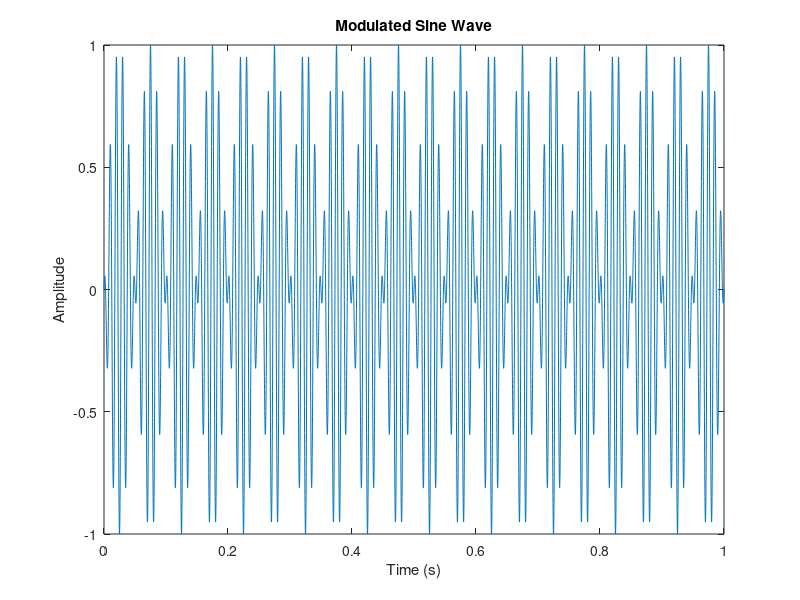

The MATLAB script that drew this image:
clc;
clear all;

Fs = 10000;
ts = 1/Fs;
Fs_slower = 150;
t = 0:1/Fs:1;
t_slower = 0:1/Fs_slower:1;
f = 10;
m = sin(2*pi*f*t);
m2 = cos(2*pi*f*t);
m3 = sawtooth(2*pi*f*t);
m4 = square(2*pi*f*t);

sin_saw5 = sin(2*pi*f*t) - (1/2)*sin(4*pi*f*t) +(1/3)*sin(6*pi*f*t) - (1/4)*sin(8*pi*f*t) + (1/5)*sin(10*pi*f*t);
sin_saw7 = sin(2*pi*f*t + 0.5) - (1/2)*sin(4*pi*f*t + 0.5) +(1/3)*sin(6*pi*f*t + 0.5) - (1/4)*sin(8*pi*f*t + 0.5) + (1/5)*sin(10*pi*f*t + 0.5) - (1/6)*sin(12*pi*f*t + 0.5) + (1/7)*sin(14*pi*f*t + 0.5);

sin_square7 = sin(2*pi*f*t) +(1/3)*sin(6*pi*f*t) + (1/5)*sin(10*pi*f*t) + (1/7)*sin(14*pi*f*t) +(1/9)*sin(18*pi*f*t) ;
sin_square7s = sin(2*pi*f*t_slower) +(1/3)*sin(6*pi*f*t_slower) + (1/5)*sin(10*pi*f*t_slower) + (1/7)*sin(14*pi*f*t_slower) +(1/9)*sin(18*pi*f*t_slower) ;



X5th = fftshift(fft(sin_saw5));
X5thMag = abs(X5th);
X7th = fftshift(fft(sin_saw7));
X7thMag = abs(X7th);

X7thSQ = fftshift(fft(sin_square7));
X7thSQMag = abs(X7thSQ);

X = fftshift(fft(m));
XMag = abs(X);

X2 = fftshift(fft(m2));
XMag2 = abs(X2);

X3 = fftshift(fft(m3));
XMag3 = abs(X3);


X4 = fftshift(fft(m3));
XMag4 = abs(X4);

df = -Fs/2:1:Fs/2;

fc = 100; 
m_am = (m).*cos(2*pi*fc*t);
Lfft = length(t);
Lfft=2^ceil(log2(Lfft));
M_am=fftshift(fft(m_am,Lfft));
freqs=(-Lfft/2:Lfft/2-1)/(Lfft*ts);


figure, plot(t, m_am);
title('Modulated Sine Wave');
xlabel('Time (s)');
ylabel('Amplitude');
%{
figure, plot(freqs, abs(M_am));
title('Modulated Square Wave - Frequency');
xlabel('Frequency (Hz)');
ylabel('Amplitude');



figure(1)
subplot(121); plot(t_slower,sin_square7s);
title('Square Harmonic Synthesis: 9th Harmonic 150Hz');
xlabel('Time (s)');
ylabel('Amplitude');

subplot(122); plot(t,sin_square7);
title('Square Harmonic Synthesis: 9th Harmonic 300Hz');
xlabel('Time (s)');
ylabel('Amplitude');

figure(2)
subplot(121); plot(df,abs(X5thMag));
title('Sawtooth Harmonic Synthesis: 5th Harmonic');
xlabel('Frequency (Hz)');
ylabel('Amplitude');

subplot(122); plot(df,abs(X7thMag));
title('Sawtooth Harmonic Synthesis: 7th Harmonic');
xlabel('Frequency (Hz)');
ylabel('Amplitude');








figure, plot(df,XMag3);
title('Sawtooth - Frequency')
xlabel('Frequency (Hz)');
ylabel('Amplitude');

figure(1)
subplot(221); plot(t,m) 
title('Sine')
xlabel('Time (s)');
ylabel('Amplitude');


subplot(222); plot(t,m2)
title('Cosine')
xlabel('Time (s)');
ylabel('Amplitude');

subplot(223); plot(t, m3)
title('Sawtooth')
xlabel('Time (s)');
ylabel('Amplitude');

subplot(224); plot(t, m4)
title('Square')
xlabel('Time (s)');
ylabel('Amplitude');
%%%%%%%%%%%%%%%%%%%%

figure(2)
subplot(221); plot(df,XMag) 
title('Sine - Frequency')
xlabel('Frequency (Hz)');
ylabel('Amplitude');

subplot(222); plot(df,XMag2)
title('Cosine - Frequency')
xlabel('Frequency (Hz)');
ylabel('Amplitude');

subplot(223); plot(df,XMag3)
title('Triangle/Sawtooth - Frequency')
xlabel('Frequency (Hz)');
ylabel('Amplitude');

subplot(224); plot(df,XMag4)
title('Square - Frequency')
xlabel('Frequency (Hz)');
ylabel('Amplitude');

%}
